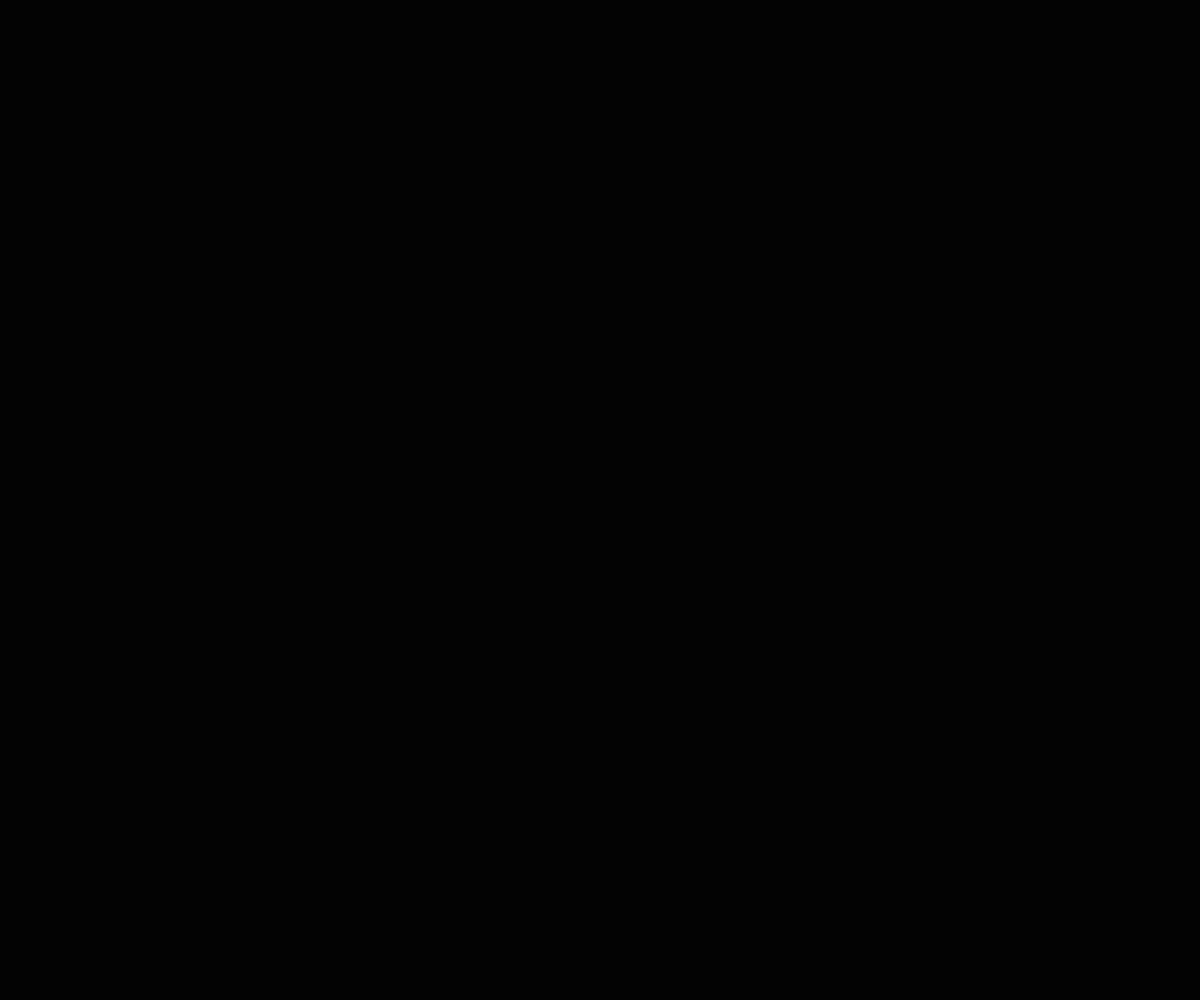
Frame 1 (no input)
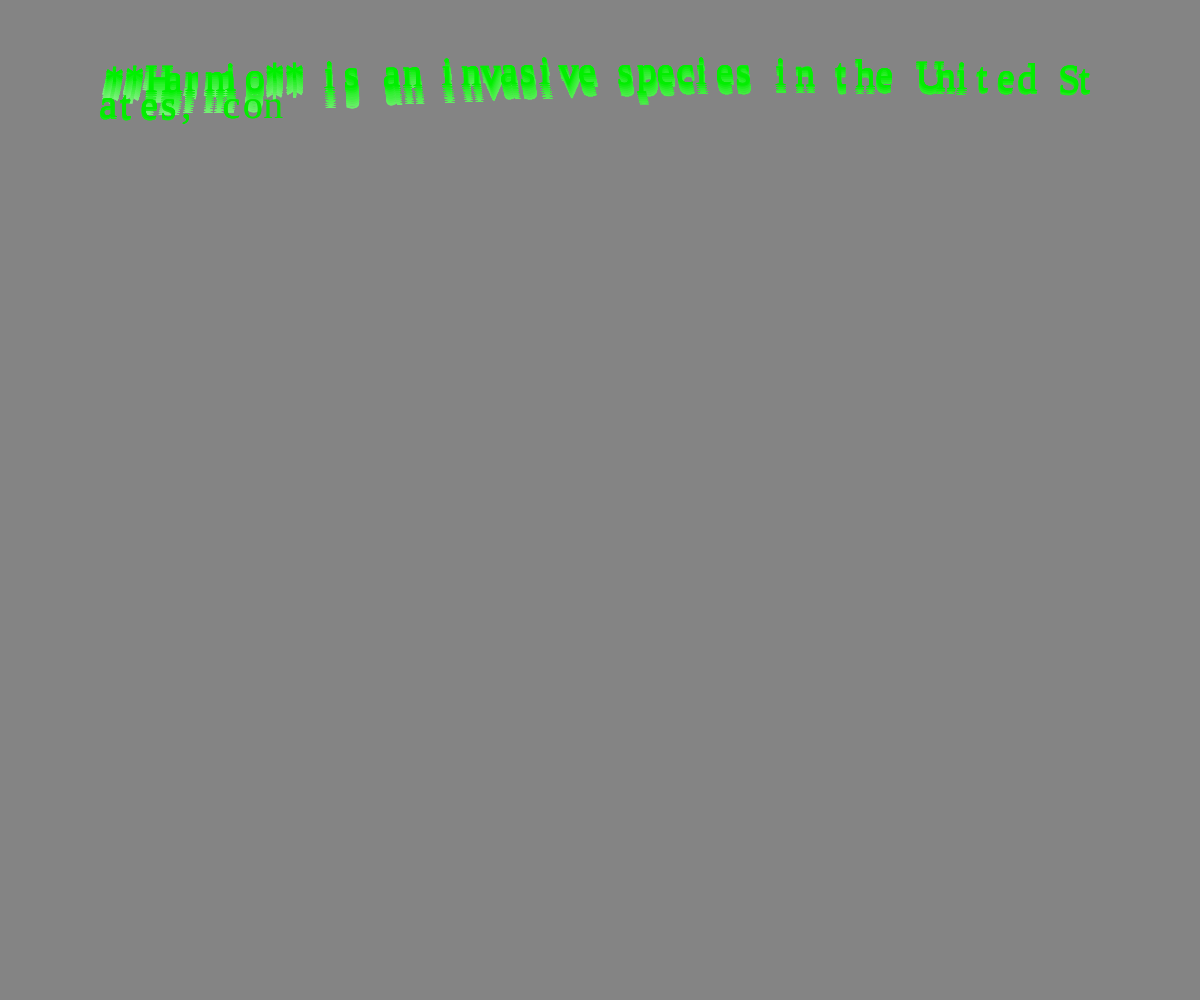
Frame 60 (no input)
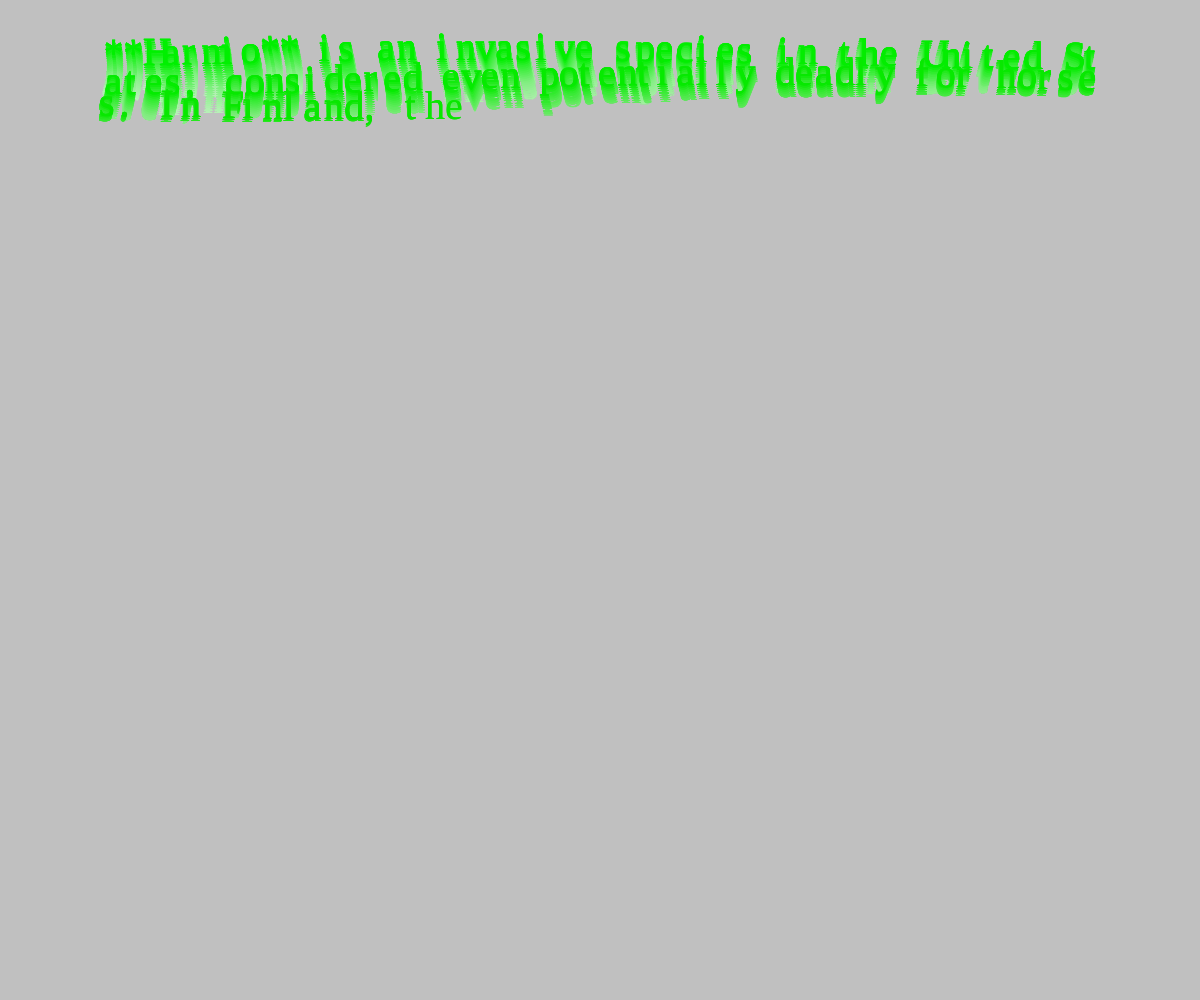
Frame 120 (the mouse pressed at the canvas centre since frame 60)

The p5.js sketch that drew these frames (run headless with seeded random() and noise() and a simulated clock; from frame 60 on, the mouse is pressed at the canvas centre):

// p5.js sketch
// ── sketch.js
let textIndex = 0;  // To track the current character in the text
let swayAmount = 1;  // The amount of sway for each character
let swaySpeed = 0.01;  // Speed of the sway movement
let textPosition = [];  // Stores position and angle of each character
let textContent = `**Harmio** is an invasive species in the United States, considered even potentially deadly for horses. In Finland, the same plant is regarded as a beautiful weed or ornamental plant, which arrived here from southern Russia with the horses of the Tsar's army before Finland's independence. In utopias, things considered negative are often absent. However, negativity can be viewed from multiple perspectives, across species, and even epistemically. In the video work, nostalgic and authentic old footage of haymaking in Isokyrö during the 1960s highlights the themes of disappearance, nourishment, and death from the horse's perspective, while the creeping **Harmio** or unwanted plant taps in the background of the soundtrack.

A better utopia often includes the problematic complete disappearance of certain human groups and beings. (One popular thought is that nature will thrive when humans, as a species, disappear.) What if we compared thoughts on organizing human coexistence to the care of gardens, crops, or haymaking for horses? The idea of "removables," the unnecessary or harmful, the part that is not visible—the weeds and the concept of invasive species—conceals something deep about our approach to nature, others, phenomena, and existence.

Anger is often felt toward what should be eradicated, and no means are spared. Sometimes, destruction is unpredictable, as in Mao's campaign against sparrows eating grain ("birds are capitalist animals"). Sparrows were mercilessly slaughtered, nearly to extinction. This, however, led to a rampant increase in pest insects, and ultimately, famine. What would be a way (to be) to create art where "utopia," a place where nothing would bother us anymore, wouldn't be something that followed a massacre, its consequence, or require death and destruction?

In the video work created from **Harmio**, I reflect not only on **Harmio**, but also on the identity and borders of my homeland, the movements and mixing of armies, and generally on the anthropocentric way of viewing nationalities, identity, borders, and harnessing nature for one's interests.

The horse originally roamed freely on nature's plains like a bird in the sky, grazing nature’s grasses with the instincts and wisdom of its own kind. The problematic nature of invasive species intertwines with themes of domestication, cultivation, fence-posting, control, nourishment, and closed doors, from which emerges the peculiar kingship typical of humans—a mood where modesty pretends not to desire ownership of land, money, or attention, yet the whole world is expected to kiss one’s sandal.

But does the work resolve the issues of conscious, posthumanist, and change-oriented art? Does anything change, or do the lines only deepen, both on the inside and outside of borders? Does a safer space breathe in and out, or in any direction?

**Harmio** simply sways in the wind. It probably cares. It's a bit of a weed.

**Heini Heikkilä, Harmio. 2025. Video Work, 00:07:52**`;

let offsetY = 100; // The initial Y position for text to start drawing from
let scrollSpeed = 2; // How fast the screen scrolls

function setup() {
  createCanvas(windowWidth, windowHeight);  // Set canvas to full window size
  textFont('CourierNew');  // Use any font you want here
  textSize(40);
  textAlign(LEFT,CENTER );
  
  // Set the background to black
  background(0);
}

function windowResized() {
  resizeCanvas(windowWidth, windowHeight);  // Resize canvas to match new window size
  background(0);  // Reset the background to black
}

function draw() {
  // Draw the black background (reset on every frame)
  background (4000, 3);
  
  let x = 100;  // Starting X position for the text
  let y = offsetY;  // Starting Y position for the text
  
  let lineHeight = 25;  // Line spacing
  let swaySpeedX = 0.02;  // Speed for horizontal sway movement
  
  // Loop through and draw the text with sway effect for the characters revealed so far
  for (let i = 0; i < textIndex; i++) {
    let char = textContent.charAt(i);
    
    // Calculate position based on the line height and x position
    let posX = x + (i % 50) * 20; // 60 characters per line, you can adjust the number of characters per line
    let posY = y + Math.floor(i / 50) * lineHeight; // Move to the next line after 60 characters
    
    // Add swing effect with sine wave for horizontal and vertical sway
    let swingX = sin(frameCount * swaySpeedX + i * 0.1) * 5;  // Horizontal swing
    let swingY = cos(frameCount * swaySpeed + i * 0.1) * 5;  // Vertical swing
    
    // Interpolate the color from green to orange to gold
    let greenValue = map(i, 0, textContent.length, 240, 0);  // Green decreases
    let redValue = map(i, 0, textContent.length, 0, 240);  // Red increases
    let blueValue = 0;  // Blue stays at 0
    let colorValue = color(redValue, greenValue, blueValue);
    
    // Set the text color
    fill(colorValue);
    
    // Draw the character with the sway effect
    text(char, posX + swingX, posY + swingY);
  }
  
  // Simulate typing effect by incrementing the textIndex over time
  if (textIndex < textContent.length) {
    textIndex++;
  }
  
  // Scroll the screen down as more text is typed
  if (textIndex % 5 === 0) {
    offsetY -= scrollSpeed;  // Scroll the screen down a little as new lines of text appear
  }
}
